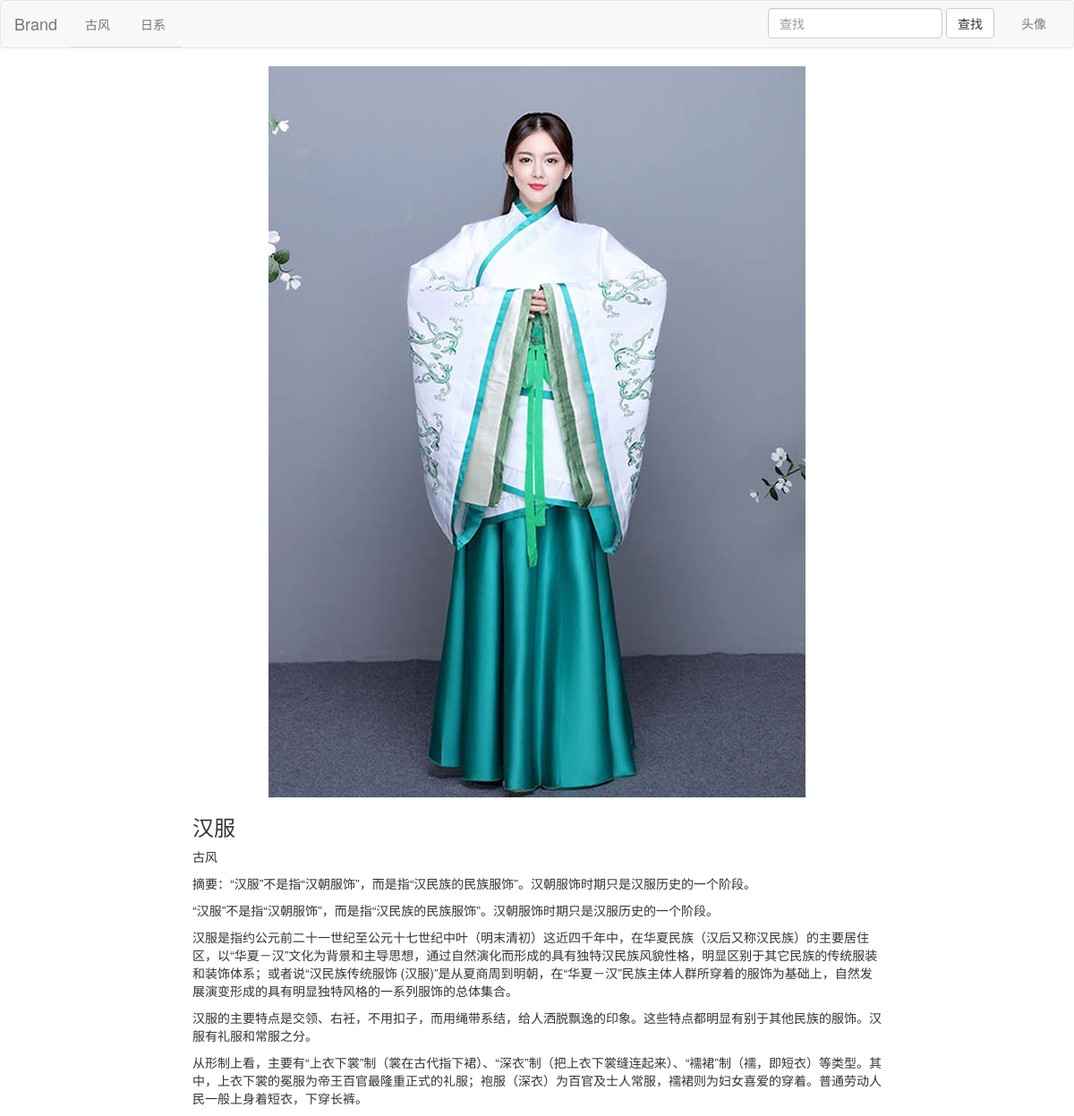
The page /llg/detail/3 on the database its author committed.
### llg/models.py (models this page shows, shortened)
class Article(models.Model):
    title = models.CharField(max_length=100, verbose_name="标题")
    category = models.ForeignKey(Category, on_delete=models.CASCADE)
    image = models.ImageField(upload_to="upload/", null=True, verbose_name="图片")
    content = RichTextField()
    create_datetime = models.DateTimeField(auto_now_add=True, verbose_name="创建时间")
    update_datetime = models.DateTimeField(auto_now=True, verbose_name="更新时间")

class Category(models.Model):
    name = models.CharField(max_length=50, verbose_name="分类")
    def __str__(self):
        return self.name

### llg/views.py (the view)
# urls.py: path('detail/<int:article_pk>', views.detail, name='detail'),
def detail(request, article_pk):
    article = get_object_or_404(Article, pk=article_pk)
    context = {
        "article": article
    }
    return render(request, "llg/detail.html", context)

### llg/templates/llg/detail.html
{% extends 'base.html' %}
{% block content %}
<div class="container-fluid">
    <div class="row">
        <div class="col-md-2"></div>
        <div class="col-xs-12 col-md-8">
            <img src="{{ article.image.url }}" style="height: auto; width: auto; display: block;margin: 0 auto;">
            <h3>{{ article.title }}</h3>
            <p>{{ article.category }}</p>
            <p>{{ article.content|safe }}</p>
        </div>
        <div class="col-md-2"></div>
    </div>
</div>
{% endblock %}

### templates/base.html (shortened to what this page needs)
{% load static %}
<html lang="zh-CN">
<head>
    <link rel="stylesheet" href="{% static 'bootstrap/css/bootstrap.min.css' %}">
</head>
<body>
<nav class="navbar navbar-default">
    <div class="container-fluid">
        <div class="navbar-header">
            <a class="navbar-brand" href="#">Brand</a>
        </div>
        <div class="collapse navbar-collapse" id="bs-example-navbar-collapse-1">
            <ul class="nav navbar-nav nav-tabs">
                <li><a href="{% url 'llg:index' 1 %}">古风<span class="sr-only">(current)</span></a></li>
                <li><a href="{% url 'llg:index' 2 %}">日系<span class="sr-only">(current)</span></a></li>
            </ul>
            <ul class="nav navbar-nav navbar-right">
                <li>
                <form class="navbar-form">
                    <div class="form-group">
                        <input type="text" class="form-control" placeholder="查找">
                    </div>
                    <button type="submit" class="btn btn-default">查找</button>
                </form></li>
                <li><a href="#">头像</a></li>
            </ul>
        </div>
    </div>
</nav>
{% block content %}{% endblock %}
</body>
</html>

### rows shown on the page
Article: image (picture), title "汉服", category "古风", content "摘要：“汉服”不是指“汉朝服饰”，而是指“汉民族的民族服饰”。汉朝服饰时期只是汉服历史的一个阶段。 “汉服”不是指“汉朝服饰”，而是指“汉民族的民族服饰”。汉朝服饰时期只是汉服历史的一个阶段。 汉服是指约公元前二十一世纪至公元十七世纪中叶（明末清初）这近四千年中，在华夏民族（汉后又称汉民族）的主要居住区，以“华夏－汉”文化为背景和主导思想，通过自然演化而形成的具有独特汉民族风貌性格，明显区别于其它民族的传统服装和装饰体系；或者说“汉民族传统服饰 (汉服)”是从夏商周到明朝，在“华夏－汉”民族主体人群所穿着的服饰为基础上，自然发展演变形成的具有明显独特风格的一系列服饰的总体集合。 汉服的主要特点是交领、右衽，不用扣子，而用绳带系结，给人洒脱飘逸的印象。这些特点都明显有别于其他民族的服饰。汉服有礼服和常服之分。 从形制上看，主要有“上衣下裳”制（裳在古代指下裙）、“深衣”制（把上衣下裳缝连起来）、“襦裙”制（襦，即短衣）等类型。其中，上衣下裳的冕服为帝王百官最隆重正式的礼服；袍服（深衣）为百官及士人常服，襦裙则为妇女喜爱的穿着。普通劳动人民一般上身着短衣，下穿长裤。"
